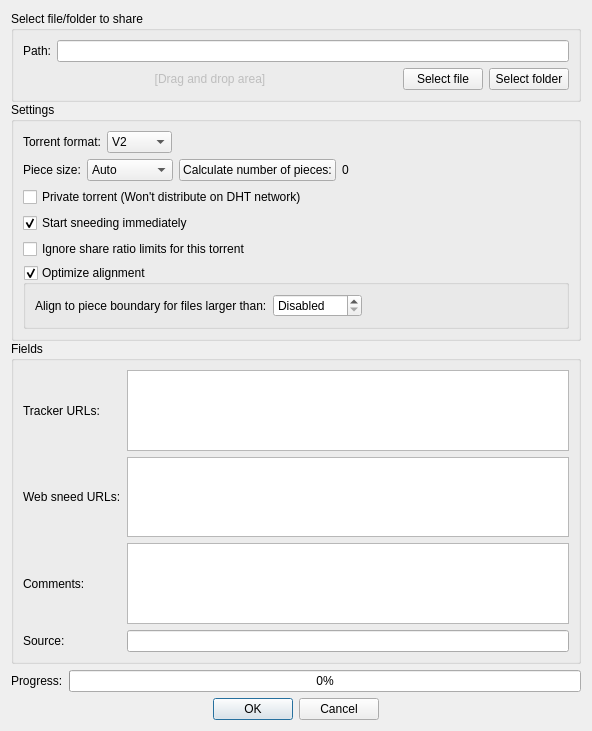
<?xml version="1.0" encoding="UTF-8"?>
<ui version="4.0">
 <class>TorrentCreatorDialog</class>
 <widget class="QDialog" name="TorrentCreatorDialog">
  <property name="geometry">
   <rect>
    <x>0</x>
    <y>0</y>
    <width>592</width>
    <height>731</height>
   </rect>
  </property>
  <property name="acceptDrops">
   <bool>true</bool>
  </property>
  <property name="windowTitle">
   <string>Torrent Creator</string>
  </property>
  <layout class="QVBoxLayout" name="verticalLayout">
   <item>
    <widget class="QScrollArea" name="scrollArea">
     <property name="frameShape">
      <enum>QFrame::NoFrame</enum>
     </property>
     <property name="widgetResizable">
      <bool>true</bool>
     </property>
     <widget class="QWidget" name="scrollAreaWidgetContents">
      <property name="geometry">
       <rect>
        <x>0</x>
        <y>0</y>
        <width>560</width>
        <height>668</height>
       </rect>
      </property>
      <layout class="QVBoxLayout" name="verticalLayout_5">
       <property name="spacing">
        <number>0</number>
       </property>
       <property name="leftMargin">
        <number>0</number>
       </property>
       <property name="topMargin">
        <number>0</number>
       </property>
       <property name="rightMargin">
        <number>0</number>
       </property>
       <property name="bottomMargin">
        <number>0</number>
       </property>
       <item>
        <widget class="QGroupBox" name="groupBox">
         <property name="title">
          <string>Select file/folder to share</string>
         </property>
         <layout class="QVBoxLayout" name="verticalLayout_3">
          <item>
           <layout class="QHBoxLayout" name="horizontalLayout">
            <item>
             <widget class="QLabel" name="label">
              <property name="text">
               <string>Path:</string>
              </property>
             </widget>
            </item>
            <item>
             <widget class="QLineEdit" name="textInputPath">
              <property name="acceptDrops">
               <bool>false</bool>
              </property>
             </widget>
            </item>
           </layout>
          </item>
          <item>
           <layout class="QHBoxLayout" name="horizontalLayout_3">
            <item>
             <widget class="QLabel" name="label_2">
              <property name="enabled">
               <bool>false</bool>
              </property>
              <property name="sizePolicy">
               <sizepolicy hsizetype="Expanding" vsizetype="Preferred">
                <horstretch>0</horstretch>
                <verstretch>0</verstretch>
               </sizepolicy>
              </property>
              <property name="text">
               <string>[Drag and drop area]</string>
              </property>
              <property name="alignment">
               <set>Qt::AlignCenter</set>
              </property>
             </widget>
            </item>
            <item>
             <widget class="QPushButton" name="addFileButton">
              <property name="text">
               <string>Select file</string>
              </property>
             </widget>
            </item>
            <item>
             <widget class="QPushButton" name="addFolderButton">
              <property name="text">
               <string>Select folder</string>
              </property>
             </widget>
            </item>
           </layout>
          </item>
         </layout>
        </widget>
       </item>
       <item>
        <widget class="QGroupBox" name="groupBox_2">
         <property name="title">
          <string>Settings</string>
         </property>
         <layout class="QVBoxLayout" name="verticalLayout_2">
          <item>
           <widget class="QWidget" name="widgetTorrentFormat" native="true">
            <layout class="QHBoxLayout" name="layoutTorrentFormat">
             <property name="leftMargin">
              <number>0</number>
             </property>
             <property name="topMargin">
              <number>0</number>
             </property>
             <property name="rightMargin">
              <number>0</number>
             </property>
             <property name="bottomMargin">
              <number>0</number>
             </property>
             <item>
              <widget class="QLabel" name="labelTorrentFormat">
               <property name="text">
                <string>Torrent format:</string>
               </property>
              </widget>
             </item>
             <item>
              <widget class="QComboBox" name="comboTorrentFormat">
               <item>
                <property name="text">
                 <string notr="true">V2</string>
                </property>
               </item>
               <item>
                <property name="text">
                 <string>Hybrid</string>
                </property>
               </item>
               <item>
                <property name="text">
                 <string notr="true">V1</string>
                </property>
               </item>
              </widget>
             </item>
             <item>
              <spacer name="horizontalSpacer_2">
               <property name="orientation">
                <enum>Qt::Horizontal</enum>
               </property>
               <property name="sizeHint" stdset="0">
                <size>
                 <width>40</width>
                 <height>20</height>
                </size>
               </property>
              </spacer>
             </item>
            </layout>
           </widget>
          </item>
          <item>
           <layout class="QHBoxLayout" name="pieceSizeLayout">
            <item>
             <widget class="QLabel" name="txtPieceSize">
              <property name="text">
               <string>Piece size:</string>
              </property>
             </widget>
            </item>
            <item>
             <widget class="QComboBox" name="comboPieceSize">
              <property name="currentIndex">
               <number>0</number>
              </property>
              <property name="minimumContentsLength">
               <number>7</number>
              </property>
              <item>
               <property name="text">
                <string>Auto</string>
               </property>
              </item>
              <item>
               <property name="text">
                <string>16 KiB</string>
               </property>
              </item>
              <item>
               <property name="text">
                <string>32 KiB</string>
               </property>
              </item>
              <item>
               <property name="text">
                <string>64 KiB</string>
               </property>
              </item>
              <item>
               <property name="text">
                <string>128 KiB</string>
               </property>
              </item>
              <item>
               <property name="text">
                <string>256 KiB</string>
               </property>
              </item>
              <item>
               <property name="text">
                <string>512 KiB</string>
               </property>
              </item>
              <item>
               <property name="text">
                <string>1 MiB</string>
               </property>
              </item>
              <item>
               <property name="text">
                <string>2 MiB</string>
               </property>
              </item>
              <item>
               <property name="text">
                <string>4 MiB</string>
               </property>
              </item>
              <item>
               <property name="text">
                <string>8 MiB</string>
               </property>
              </item>
              <item>
               <property name="text">
                <string>16 MiB</string>
               </property>
              </item>
              <item>
               <property name="text">
                <string>32 MiB</string>
               </property>
              </item>
             </widget>
            </item>
            <item>
             <widget class="QPushButton" name="buttonCalcTotalPieces">
              <property name="text">
               <string>Calculate number of pieces:</string>
              </property>
             </widget>
            </item>
            <item>
             <widget class="QLabel" name="labelTotalPieces">
              <property name="text">
               <string notr="true">0</string>
              </property>
             </widget>
            </item>
            <item>
             <spacer name="spacer1">
              <property name="orientation">
               <enum>Qt::Horizontal</enum>
              </property>
              <property name="sizeHint" stdset="0">
               <size>
                <width>40</width>
                <height>20</height>
               </size>
              </property>
             </spacer>
            </item>
           </layout>
          </item>
          <item>
           <widget class="QCheckBox" name="checkPrivate">
            <property name="text">
             <string>Private torrent (Won't distribute on DHT network)</string>
            </property>
           </widget>
          </item>
          <item>
           <widget class="QCheckBox" name="checkStartSneeding">
            <property name="text">
             <string>Start sneeding immediately</string>
            </property>
            <property name="checked">
             <bool>true</bool>
            </property>
           </widget>
          </item>
          <item>
           <widget class="QCheckBox" name="checkIgnoreShareLimits">
            <property name="text">
             <string>Ignore share ratio limits for this torrent</string>
            </property>
           </widget>
          </item>
          <item>
           <widget class="QGroupBox" name="checkOptimizeAlignment">
            <property name="title">
             <string>Optimize alignment</string>
            </property>
            <property name="checkable">
             <bool>true</bool>
            </property>
            <layout class="QVBoxLayout" name="verticalLayout_4">
             <item>
              <layout class="QHBoxLayout" name="horizontalLayout_4">
               <item>
                <widget class="QLabel" name="lblPaddedFileSizeLimit">
                 <property name="text">
                  <string>Align to piece boundary for files larger than:</string>
                 </property>
                </widget>
               </item>
               <item>
                <widget class="QSpinBox" name="spinPaddedFileSizeLimit">
                 <property name="specialValueText">
                  <string>Disabled</string>
                 </property>
                 <property name="suffix">
                  <string> KiB</string>
                 </property>
                 <property name="minimum">
                  <number>-1</number>
                 </property>
                 <property name="maximum">
                  <number>2147483647</number>
                 </property>
                 <property name="value">
                  <number>-1</number>
                 </property>
                </widget>
               </item>
               <item>
                <spacer name="horizontalSpacer">
                 <property name="orientation">
                  <enum>Qt::Horizontal</enum>
                 </property>
                 <property name="sizeHint" stdset="0">
                  <size>
                   <width>40</width>
                   <height>20</height>
                  </size>
                 </property>
                </spacer>
               </item>
              </layout>
             </item>
            </layout>
           </widget>
          </item>
         </layout>
        </widget>
       </item>
       <item>
        <widget class="QGroupBox" name="groupBox_3">
         <property name="title">
          <string>Fields</string>
         </property>
         <layout class="QGridLayout" name="gridLayout_2">
          <item row="0" column="1">
           <widget class="QTextEdit" name="trackersList">
            <property name="toolTip">
             <string>You can separate tracker tiers / groups with an empty line.</string>
            </property>
            <property name="acceptRichText">
             <bool>false</bool>
            </property>
           </widget>
          </item>
          <item row="1" column="0">
           <widget class="QLabel" name="urlSneeds_lbl">
            <property name="text">
             <string>Web sneed URLs:</string>
            </property>
           </widget>
          </item>
          <item row="1" column="1">
           <widget class="QTextEdit" name="URLSneedsList">
            <property name="acceptRichText">
             <bool>false</bool>
            </property>
           </widget>
          </item>
          <item row="2" column="1">
           <widget class="QTextEdit" name="txtComment">
            <property name="acceptRichText">
             <bool>false</bool>
            </property>
           </widget>
          </item>
          <item row="0" column="0">
           <widget class="QLabel" name="lbl_announce_url">
            <property name="text">
             <string>Tracker URLs:</string>
            </property>
           </widget>
          </item>
          <item row="2" column="0">
           <widget class="QLabel" name="lbl_comment">
            <property name="text">
             <string>Comments:</string>
            </property>
           </widget>
          </item>
          <item row="3" column="0">
           <widget class="QLabel" name="labelSource">
            <property name="text">
             <string>Source:</string>
            </property>
           </widget>
          </item>
          <item row="3" column="1">
           <widget class="QLineEdit" name="lineEditSource"/>
          </item>
         </layout>
        </widget>
       </item>
      </layout>
     </widget>
    </widget>
   </item>
   <item>
    <layout class="QHBoxLayout" name="horizontalLayout_2">
     <item>
      <widget class="QLabel" name="progressLbl">
       <property name="text">
        <string>Progress:</string>
       </property>
      </widget>
     </item>
     <item>
      <widget class="QProgressBar" name="progressBar">
       <property name="value">
        <number>0</number>
       </property>
      </widget>
     </item>
    </layout>
   </item>
   <item>
    <widget class="QDialogButtonBox" name="buttonBox">
     <property name="standardButtons">
      <set>QDialogButtonBox::Cancel|QDialogButtonBox::Ok</set>
     </property>
     <property name="centerButtons">
      <bool>true</bool>
     </property>
    </widget>
   </item>
  </layout>
 </widget>
 <tabstops>
  <tabstop>textInputPath</tabstop>
  <tabstop>addFileButton</tabstop>
  <tabstop>addFolderButton</tabstop>
  <tabstop>comboPieceSize</tabstop>
  <tabstop>checkPrivate</tabstop>
  <tabstop>checkStartSneeding</tabstop>
  <tabstop>checkIgnoreShareLimits</tabstop>
  <tabstop>checkOptimizeAlignment</tabstop>
  <tabstop>trackersList</tabstop>
  <tabstop>URLSneedsList</tabstop>
  <tabstop>txtComment</tabstop>
 </tabstops>
 <resources/>
 <connections>
  <connection>
   <sender>checkStartSneeding</sender>
   <signal>clicked(bool)</signal>
   <receiver>checkIgnoreShareLimits</receiver>
   <slot>setEnabled(bool)</slot>
   <hints>
    <hint type="sourcelabel">
     <x>295</x>
     <y>532</y>
    </hint>
    <hint type="destinationlabel">
     <x>295</x>
     <y>555</y>
    </hint>
   </hints>
  </connection>
  <connection>
   <sender>buttonBox</sender>
   <signal>rejected()</signal>
   <receiver>TorrentCreatorDialog</receiver>
   <slot>reject()</slot>
   <hints>
    <hint type="sourcelabel">
     <x>295</x>
     <y>635</y>
    </hint>
    <hint type="destinationlabel">
     <x>295</x>
     <y>328</y>
    </hint>
   </hints>
  </connection>
 </connections>
</ui>
